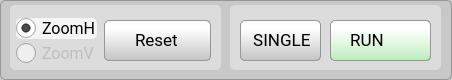
          <widget class="QGroupBox" name="groupBox_main">
           <property name="minimumSize">
            <size>
             <width>452</width>
             <height>80</height>
            </size>
           </property>
           <property name="maximumSize">
            <size>
             <width>16777215</width>
             <height>80</height>
            </size>
           </property>
           <property name="font">
            <font>
             <family>Roboto Medium</family>
             <pointsize>11</pointsize>
            </font>
           </property>
           <property name="styleSheet">
            <string notr="true">QGroupBox {background-color: rgb(200,200,200);border: 1px solid rgb(150,150,150); border-radius: 5px;}; 
QGroupBox::title {subcontrol-origin: margin;left: 10px;padding: 0 3px 0 3px;}</string>
           </property>
           <property name="title">
            <string/>
           </property>
           <widget class="QLabel" name="label_25">
            <property name="geometry">
             <rect>
              <x>10</x>
              <y>10</y>
              <width>81</width>
              <height>16</height>
             </rect>
            </property>
            <property name="font">
             <font>
              <family>Roboto Medium</family>
              <pointsize>11</pointsize>
             </font>
            </property>
            <property name="text">
             <string/>
            </property>
           </widget>
           <widget class="QGroupBox" name="groupBox_m_16">
            <property name="geometry">
             <rect>
              <x>230</x>
              <y>5</y>
              <width>211</width>
              <height>65</height>
             </rect>
            </property>
            <property name="minimumSize">
             <size>
              <width>0</width>
              <height>0</height>
             </size>
            </property>
            <property name="maximumSize">
             <size>
              <width>16777215</width>
              <height>10000</height>
             </size>
            </property>
            <property name="font">
             <font>
              <family>Roboto Medium</family>
              <pointsize>11</pointsize>
             </font>
            </property>
            <property name="styleSheet">
             <string notr="true">QGroupBox {background-color: rgb(220,220,220);border: 0px solid rgb(150,150,150); border-radius: 5px;  margin-top: 0.5em;}; 
QGroupBox::title {subcontrol-origin: margin;left: 10px;padding: 0 3px 0 3px;}</string>
            </property>
            <property name="title">
             <string/>
            </property>
            <widget class="QPushButton" name="pushButton_single_off">
             <property name="geometry">
              <rect>
               <x>10</x>
               <y>15</y>
               <width>81</width>
               <height>41</height>
              </rect>
             </property>
             <property name="font">
              <font>
               <family>Roboto</family>
               <pointsize>13</pointsize>
              </font>
             </property>
             <property name="styleSheet">
              <string notr="true">QPushButton {
	padding: 0.2em 0.2em 0.3em 0.2em;
	border: 1px solid rgb(150, 150, 150);
	border-radius: 5px;
	color: black;
	background: qlineargradient(x1:0, y1:0, x2:0, y2:2, stop:0 #FFFFFF, stop:0.1 #FFFFFF, stop:1 #7B7B7B);
	text-align:left;
	padding-left:8px;
}

QPushButton:hover:!pressed {
	border: 1px solid rgb(150, 150, 150);
	border-radius: 5px;
	color: #256552;
	background: qlineargradient(x1:0, y1:0, x2:0, y2:2, stop:0 #FFFFFF, stop:0.1 #FFFFFF, stop:1 #AAAAAA);
}

QPushButton:pressed {
	border: 2px solid rgb(150, 150, 150);
	border-radius: 5px;
	background: #FFFFFF;
	color: #2f836a;
}

QPushButton:disabled {
	border: 1px solid rgb(180, 180, 180);
	color: gray;
	background: qlineargradient(x1:0, y1:0, x2:0, y2:2, stop:0 #CCCCCC, stop:0.1 #EEEEEE, stop:1 #BBBBBB);
}</string>
             </property>
             <property name="text">
              <string> SINGLE</string>
             </property>
             <property name="iconSize">
              <size>
               <width>23</width>
               <height>22</height>
              </size>
             </property>
            </widget>
            <widget class="QPushButton" name="pushButton_single_on">
             <property name="geometry">
              <rect>
               <x>10</x>
               <y>15</y>
               <width>81</width>
               <height>41</height>
              </rect>
             </property>
             <property name="font">
              <font>
               <family>Roboto</family>
               <pointsize>13</pointsize>
              </font>
             </property>
             <property name="styleSheet">
              <string notr="true">QPushButton {
	padding: 0.2em 0.2em 0.3em 0.2em;
	border: 1px solid rgb(150, 150, 150);
	border-radius: 5px;
	color: black;
	background: qlineargradient(x1:0, y1:0, x2:0, y2:2, stop:0 #FFFFFF, stop:0.1 #FFFFFF, stop:1 #69D769);
	text-align:left;
	padding-left:8px;
}

QPushButton:hover:!pressed {
	border: 1px solid rgb(150, 150, 150);
	border-radius: 5px;
	color: #256552;
	background: qlineargradient(x1:0, y1:0, x2:0, y2:2, stop:0 #FFFFFF, stop:0.1 #FFFFFF, stop:1 #ACFAAC);
}

QPushButton:pressed {
	border: 2px solid rgb(150, 150, 150);
	border-radius: 5px;
	background: #FFFFFF;
	color: #2f836a;
}

QPushButton:disabled {
	border: 1px solid rgb(180, 180, 180);
	color: gray;
	background: qlineargradient(x1:0, y1:0, x2:0, y2:2, stop:0 #CCCCCC, stop:0.1 #EEEEEE, stop:1 #BBBBBB);
}</string>
             </property>
             <property name="text">
              <string> SINGLE</string>
             </property>
             <property name="iconSize">
              <size>
               <width>23</width>
               <height>22</height>
              </size>
             </property>
            </widget>
            <widget class="QPushButton" name="pushButton_stop">
             <property name="geometry">
              <rect>
               <x>100</x>
               <y>15</y>
               <width>101</width>
               <height>41</height>
              </rect>
             </property>
             <property name="font">
              <font>
               <family>Roboto</family>
               <pointsize>13</pointsize>
              </font>
             </property>
             <property name="styleSheet">
              <string notr="true">QPushButton {
	padding: 0.2em 0.2em 0.3em 0.2em;
	border: 1px solid rgb(150, 150, 150);
	border-radius: 5px;
	color: black;
	background: qlineargradient(x1:0, y1:0, x2:0, y2:2, stop:0 #FFFFFF, stop:0.1 #FFFFFF, stop:1 #D76969);
	text-align:left;
	padding-left:15px;
}

QPushButton:hover:!pressed {
	border: 1px solid rgb(150, 150, 150);
	border-radius: 5px;
	color: #256552;
	background: qlineargradient(x1:0, y1:0, x2:0, y2:2, stop:0 #FFFFFF, stop:0.1 #FFFFFF, stop:1 #FAACAC);
}

QPushButton:pressed {
	border: 2px solid rgb(150, 150, 150);
	border-radius: 5px;
	background: #FFFFFF;
	color: #2f836a;
}

QPushButton:disabled {
	border: 1px solid rgb(180, 180, 180);
	color: gray;
	background: qlineargradient(x1:0, y1:0, x2:0, y2:2, stop:0 #CCCCCC, stop:0.1 #EEEEEE, stop:1 #BBBBBB);
}</string>
             </property>
             <property name="text">
              <string> STOP</string>
             </property>
             <property name="icon">
              <iconset resource="resources.qrc">
               <normaloff>:/main/resources/img/power-off-red.png</normaloff>:/main/resources/img/power-off-red.png</iconset>
             </property>
             <property name="iconSize">
              <size>
               <width>23</width>
               <height>22</height>
              </size>
             </property>
            </widget>
            <widget class="QPushButton" name="pushButton_run">
             <property name="geometry">
              <rect>
               <x>100</x>
               <y>15</y>
               <width>101</width>
               <height>41</height>
              </rect>
             </property>
             <property name="font">
              <font>
               <family>Roboto</family>
               <pointsize>13</pointsize>
              </font>
             </property>
             <property name="styleSheet">
              <string notr="true">QPushButton {
	padding: 0.2em 0.2em 0.3em 0.2em;
	border: 1px solid rgb(150, 150, 150);
	border-radius: 5px;
	color: black;
	background: qlineargradient(x1:0, y1:0, x2:0, y2:2, stop:0 #FFFFFF, stop:0.1 #FFFFFF, stop:1 #69D769);
	text-align:left;
	padding-left:15px;
}

QPushButton:hover:!pressed {
	border: 1px solid rgb(150, 150, 150);
	border-radius: 5px;
	color: #256552;
	background: qlineargradient(x1:0, y1:0, x2:0, y2:2, stop:0 #FFFFFF, stop:0.1 #FFFFFF, stop:1 #ACFAAC);
}

QPushButton:pressed {
	border: 2px solid rgb(150, 150, 150);
	border-radius: 5px;
	background: #FFFFFF;
	color: #2f836a;
}

QPushButton:disabled {
	border: 1px solid rgb(180, 180, 180);
	color: gray;
	background: qlineargradient(x1:0, y1:0, x2:0, y2:2, stop:0 #CCCCCC, stop:0.1 #EEEEEE, stop:1 #BBBBBB);
}</string>
             </property>
             <property name="text">
              <string> RUN  </string>
             </property>
             <property name="icon">
              <iconset resource="resources.qrc">
               <normaloff>:/main/resources/img/power-off-green3.png</normaloff>
               <disabledoff>:/main/resources/img/power-off-green3.png</disabledoff>:/main/resources/img/power-off-green3.png</iconset>
             </property>
             <property name="iconSize">
              <size>
               <width>23</width>
               <height>22</height>
              </size>
             </property>
            </widget>
            <widget class="QPushButton" name="pushButton_run_off">
             <property name="geometry">
              <rect>
               <x>100</x>
               <y>15</y>
               <width>101</width>
               <height>41</height>
              </rect>
             </property>
             <property name="font">
              <font>
               <family>Roboto</family>
               <pointsize>13</pointsize>
              </font>
             </property>
             <property name="styleSheet">
              <string notr="true">QPushButton {
	padding: 0.2em 0.2em 0.3em 0.2em;
	border: 1px solid rgb(150, 150, 150);
	border-radius: 5px;
	color: black;
	background: qlineargradient(x1:0, y1:0, x2:0, y2:2, stop:0 #FFFFFF, stop:0.1 #FFFFFF, stop:1 #7B7B7B);
	text-align:left;
	padding-left:15px;
}

QPushButton:hover:!pressed {
	border: 1px solid rgb(150, 150, 150);
	border-radius: 5px;
	color: #256552;
	background: qlineargradient(x1:0, y1:0, x2:0, y2:2, stop:0 #FFFFFF, stop:0.1 #FFFFFF, stop:1 #AAAAAA);
}

QPushButton:pressed {
	border: 2px solid rgb(150, 150, 150);
	border-radius: 5px;
	background: #FFFFFF;
	color: #2f836a;
}

QPushButton:disabled {
	border: 1px solid rgb(180, 180, 180);
	color: gray;
	background: qlineargradient(x1:0, y1:0, x2:0, y2:2, stop:0 #CCCCCC, stop:0.1 #EEEEEE, stop:1 #BBBBBB);
}</string>
             </property>
             <property name="text">
              <string> RUN  </string>
             </property>
             <property name="icon">
              <iconset resource="resources.qrc">
               <normaloff>:/main/resources/img/power-off-gray2.png</normaloff>:/main/resources/img/power-off-gray2.png</iconset>
             </property>
             <property name="iconSize">
              <size>
               <width>23</width>
               <height>22</height>
              </size>
             </property>
            </widget>
            <zorder>pushButton_single_on</zorder>
            <zorder>pushButton_stop</zorder>
            <zorder>pushButton_run_off</zorder>
            <zorder>pushButton_run</zorder>
            <zorder>pushButton_single_off</zorder>
           </widget>
           <widget class="QGroupBox" name="groupBox_m_17">
            <property name="geometry">
             <rect>
              <x>10</x>
              <y>5</y>
              <width>211</width>
              <height>65</height>
             </rect>
            </property>
            <property name="minimumSize">
             <size>
              <width>0</width>
              <height>0</height>
             </size>
            </property>
            <property name="maximumSize">
             <size>
              <width>16777215</width>
              <height>10000</height>
             </size>
            </property>
            <property name="font">
             <font>
              <family>Roboto Medium</family>
              <pointsize>11</pointsize>
             </font>
            </property>
            <property name="styleSheet">
             <string notr="true">QGroupBox {background-color: rgb(220,220,220);border: 0px solid rgb(150,150,150); border-radius: 5px;  margin-top: 0.5em;}; 
QGroupBox::title {subcontrol-origin: margin;left: 10px;padding: 0 3px 0 3px;}</string>
            </property>
            <property name="title">
             <string/>
            </property>
            <widget class="QRadioButton" name="radioButton_zoomH">
             <property name="enabled">
              <bool>true</bool>
             </property>
             <property name="geometry">
              <rect>
               <x>6</x>
               <y>13</y>
               <width>81</width>
               <height>21</height>
              </rect>
             </property>
             <property name="font">
              <font>
               <family>Roboto</family>
               <pointsize>12</pointsize>
              </font>
             </property>
             <property name="styleSheet">
              <string notr="true">QRadioButton:checked {
	background-color: rgba(245,245,245, 1.0);
	border: 0px; 
	border-radius:5px;
}

QRadioButton:hover {
	background-color: rgba(230,230,230, 1.0);
	border: 0px; 
	border-radius:5px;
}

QRadioButton:checked:hover {
	background-color: rgba(245,245,245, 0.8);
	border: 0px; 
	border-radius:5px;
}

QRadioButton::indicator {
    width: 20px;
    height: 20px;
}
QRadioButton::indicator::unchecked {
    image: url(:/main/resources/img/radio_off1.png);
}

QRadioButton::indicator:unchecked:hover {
    image: url(:/main/resources/img/radio_off1.png);
}

QRadioButton::indicator::checked {
    image: url(:/main/resources/img/radio_on2.png);
}

QRadioButton::indicator::disabled {
    image: url(:/main/resources/img/radio_off_dis.png);
}</string>
             </property>
             <property name="text">
              <string>ZoomH</string>
             </property>
             <property name="iconSize">
              <size>
               <width>20</width>
               <height>20</height>
              </size>
             </property>
             <property name="checked">
              <bool>true</bool>
             </property>
             <property name="autoExclusive">
              <bool>false</bool>
             </property>
            </widget>
            <widget class="QPushButton" name="pushButton_reset">
             <property name="geometry">
              <rect>
               <x>94</x>
               <y>15</y>
               <width>107</width>
               <height>41</height>
              </rect>
             </property>
             <property name="font">
              <font>
               <family>Roboto</family>
               <pointsize>13</pointsize>
              </font>
             </property>
             <property name="styleSheet">
              <string notr="true">QPushButton {
	padding: 0.2em 0.2em 0.3em 0.2em;
	border: 1px solid rgb(150, 150, 150);
	border-radius: 5px;
	color: black;
	background: qlineargradient(x1:0, y1:0, x2:0, y2:2, stop:0 #FFFFFF, stop:0.1 #FFFFFF, stop:1 #7B7B7B);
	text-align:left;
	padding-left:30px;
}

QPushButton:hover:!pressed {
	border: 1px solid rgb(150, 150, 150);
	border-radius: 5px;
	color: #256552;
	background: qlineargradient(x1:0, y1:0, x2:0, y2:2, stop:0 #FFFFFF, stop:0.1 #FFFFFF, stop:1 #AAAAAA);
}

QPushButton:pressed {
	border: 2px solid rgb(150, 150, 150);
	border-radius: 5px;
	background: #FFFFFF;
	color: #2f836a;
}

QPushButton:disabled {
	border: 1px solid rgb(180, 180, 180);
	color: gray;
	background: qlineargradient(x1:0, y1:0, x2:0, y2:2, stop:0 #CCCCCC, stop:0.1 #EEEEEE, stop:1 #BBBBBB);
}</string>
             </property>
             <property name="text">
              <string>Reset</string>
             </property>
             <property name="iconSize">
              <size>
               <width>23</width>
               <height>22</height>
              </size>
             </property>
            </widget>
            <widget class="QRadioButton" name="radioButton_zoomV">
             <property name="enabled">
              <bool>false</bool>
             </property>
             <property name="geometry">
              <rect>
               <x>6</x>
               <y>38</y>
               <width>81</width>
               <height>21</height>
              </rect>
             </property>
             <property name="font">
              <font>
               <family>Roboto</family>
               <pointsize>12</pointsize>
              </font>
             </property>
             <property name="styleSheet">
              <string notr="true">QRadioButton:checked {
	background-color: rgba(245,245,245, 1.0);
	border: 0px; 
	border-radius:5px;
}

QRadioButton:hover {
	background-color: rgba(230,230,230, 1.0);
	border: 0px; 
	border-radius:5px;
}

QRadioButton:checked:hover {
	background-color: rgba(245,245,245, 0.8);
	border: 0px; 
	border-radius:5px;
}

QRadioButton::indicator {
    width: 20px;
    height: 20px;
}
QRadioButton::indicator::unchecked {
    image: url(:/main/resources/img/radio_off1.png);
}

QRadioButton::indicator:unchecked:hover {
    image: url(:/main/resources/img/radio_off1.png);
}

QRadioButton::indicator::checked {
    image: url(:/main/resources/img/radio_on2.png);
}

QRadioButton::indicator::disabled {
    image: url(:/main/resources/img/radio_off_dis.png);
}</string>
             </property>
             <property name="text">
              <string>ZoomV</string>
             </property>
             <property name="iconSize">
              <size>
               <width>20</width>
               <height>20</height>
              </size>
             </property>
             <property name="checked">
              <bool>false</bool>
             </property>
             <property name="autoExclusive">
              <bool>false</bool>
             </property>
            </widget>
            <widget class="QPushButton" name="pushButton_resetZoom">
             <property name="geometry">
              <rect>
               <x>94</x>
               <y>15</y>
               <width>107</width>
               <height>41</height>
              </rect>
             </property>
             <property name="font">
              <font>
               <family>Roboto</family>
               <pointsize>13</pointsize>
              </font>
             </property>
             <property name="styleSheet">
              <string notr="true">QPushButton {
	padding: 0.2em 0.2em 0.3em 0.2em;
	border: 1px solid rgb(150, 150, 150);
	border-radius: 5px;
	color: black;
	background: qlineargradient(x1:0, y1:0, x2:0, y2:2, stop:0 #FFFFFF, stop:0.1 #FFFFFF, stop:1 #7B7B7B);
	text-align:left;
	padding-left:7px;
}

QPushButton:hover:!pressed {
	border: 1px solid rgb(150, 150, 150);
	border-radius: 5px;
	color: #256552;
	background: qlineargradient(x1:0, y1:0, x2:0, y2:2, stop:0 #FFFFFF, stop:0.1 #FFFFFF, stop:1 #AAAAAA);
}

QPushButton:pressed {
	border: 2px solid rgb(150, 150, 150);
	border-radius: 5px;
	background: #FFFFFF;
	color: #2f836a;
}

QPushButton:disabled {
	border: 1px solid rgb(180, 180, 180);
	color: gray;
	background: qlineargradient(x1:0, y1:0, x2:0, y2:2, stop:0 #CCCCCC, stop:0.1 #EEEEEE, stop:1 #BBBBBB);
}</string>
             </property>
             <property name="text">
              <string>Reset Zoom</string>
             </property>
             <property name="iconSize">
              <size>
               <width>23</width>
               <height>22</height>
              </size>
             </property>
            </widget>
            <zorder>radioButton_zoomH</zorder>
            <zorder>radioButton_zoomV</zorder>
            <zorder>pushButton_resetZoom</zorder>
            <zorder>pushButton_reset</zorder>
           </widget>
          </widget>
